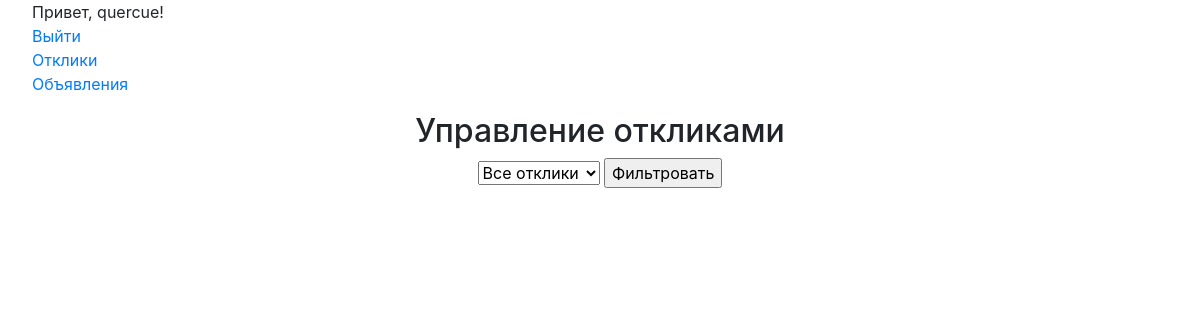
The page /my-responses/ (signed in) on the database as committed earlier.
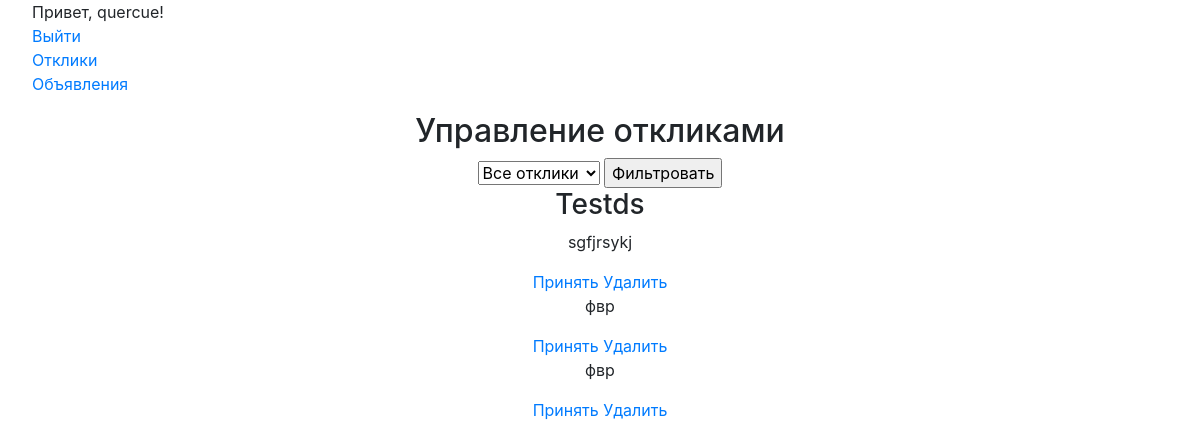
The same page on the database as committed later.
### board/models.py (models this page shows, shortened)
class Advertisement(models.Model):
    title = models.CharField(max_length=64)
    text = models.TextField()
    author = models.ForeignKey(User, on_delete=models.CASCADE)
    TANKS = 'TN'
    HEALERS = 'HL'
    DAMAGEDEALERS = 'DD'
    MERCHANTS = 'MC'
    GUILDMASTERS = 'GM'
    QUESTGIVERS = 'QG'
    BLACKSMITHS = 'BS'
    LEATHERWORKERS = 'LW'
    POTIONMASTERS = 'PM'
    SPELLMASTERS = 'SM'
    CATEGORY_CHOISES = (
        (TANKS, 'Танки'),
        (HEALERS, 'Хилы'),
        (DAMAGEDEALERS, 'ДД'),
        (MERCHANTS, 'Торговцы'),
        (GUILDMASTERS, 'Гилдмастеры'),
        (QUESTGIVERS, 'Квестгиверы'),
        (BLACKSMITHS, 'Кузнецы'),
        (LEATHERWORKERS, 'Кожевники'),
        (POTIONMASTERS, 'Зельевары'),
        (SPELLMASTERS, 'Мастера заклинаний')
    )
    category = models.CharField(max_length=2, choices=CATEGORY_CHOISES)
    dateCreation = models.DateTimeField(auto_now_add=True)
    image = models.ImageField(upload_to='uploads/', blank=True, null=True)
    upload = models.FileField(upload_to='uploads/', blank=True, null=True)

class Response(models.Model):
    author = models.ForeignKey(User, on_delete=models.CASCADE)
    advertisement = models.ForeignKey(Advertisement, on_delete=models.CASCADE)
    text = models.TextField()
    status = models.BooleanField(default=False)

### board/views.py (the view)
# urls.py: path('my-responses/', views.manage_responses, name='manage_responses'),
def manage_responses(request):
    if not request.user.is_authenticated:
        return redirect('login')
    status_filter = request.GET.get('status')
    responses = Response.objects.filter(advertisement__author=request.user)
    if status_filter == "accepted":
        responses = responses.filter(status=True)
    elif status_filter == "pending":
        responses = responses.filter(status=False)
    ads_with_responses = Advertisement.objects.filter(id__in=responses.values_list('advertisement_id', flat=True))
    return render(request, 'manage_responses.html', {'ads_with_responses': ads_with_responses})

### templates/manage_responses.html (shortened to what this page needs)
{% extends 'flatpages/default.html' %}
{% block content %}
<h2>Управление откликами</h2>
<form method="get">
    <select name="status">
        <option value="">Все отклики</option>
    </select>
    <input type="submit" value="Фильтровать">
</form>
{% for ad in ads_with_responses %}
    <h3>{{ ad.title }}</h3>
    {% for response in ad.response_set.all %}
        <div class="response">
            <p>{{ response.text }}</p>
            <a href="{% url 'accept_response' response.pk %}">Принять</a>
            <a href="{% url 'delete_response' response.pk %}">Удалить</a>
        </div>
    {% endfor %}
{% endfor %}
{% endblock %}

Rows that differ between the two databases and show on the page:
added Advertisement: title "Testds"
added Response: text "sgfjrsykj"
added Response: text "фвр"
added Response: text "фвр"
